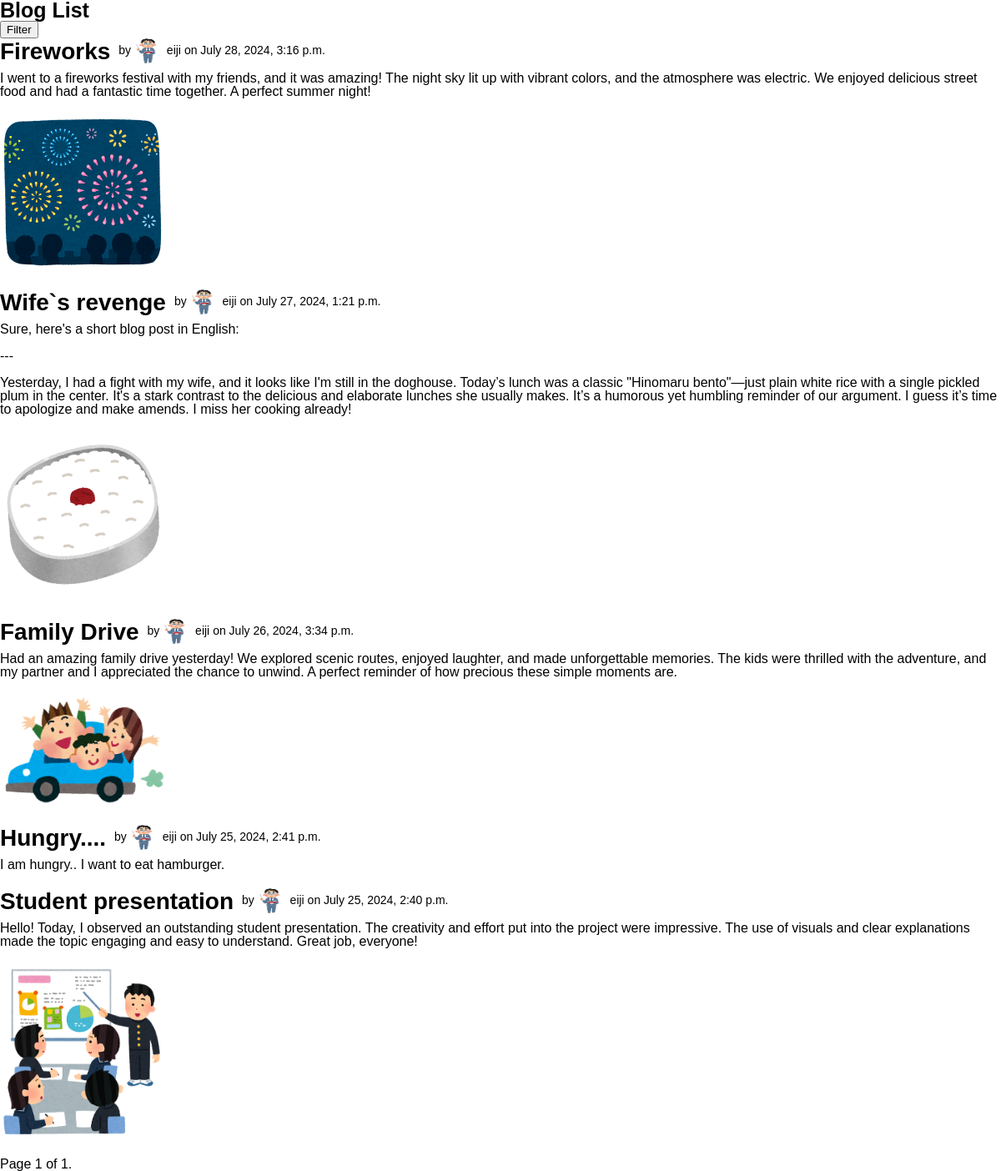
Page /author/eiji/ on the committed database.
### blog/models.py (models this page shows)
class Blog(models.Model):
 author = models.ForeignKey(User,
 on_delete=models.CASCADE)
 timeslot = models.DateTimeField(default=timezone.now)  # default value = current time
 content = models.TextField()
 title = models.CharField(max_length=30)
 photos = models.ImageField(null=True, blank=True)

class User(models.Model):
 name = models.CharField(max_length=20)
 login = models.CharField(max_length=20) # login name
 password = models.CharField(max_length=255, default='defaultpassword')
 icon = models.ImageField(default='blog/icon/default_icon.png',upload_to = 'blog/icon/')
 profile = models.TextField(default='Nice to meet you!')

### blog/views.py (the view)
# urls.py: path('author/<str:author_name>/', views.author_blog_list_view, name='author_blog_list'),
def author_blog_list_view(request, author_name):
    author = get_object_or_404(User, name=author_name)
    blog_list = Blog.objects.filter(author=author).order_by('-timeslot')
    paginator = Paginator(blog_list, 10)
    page_number = request.GET.get('page', 1)
    try:
        page_number = int(page_number)
    except (ValueError, TypeError):
        page_number = 1
    page_obj = paginator.get_page(page_number)
    return render(request, 'blog_list.html', {'page_obj': page_obj, 'author': author})

### blog/templates/blog_list.html (shortened to what this page needs)
<!DOCTYPE html>
{% load static %}
<html>
<head>
    <link rel="stylesheet" href="{% static 'style.css' %}">
</head>
<body>
    <h1>Blog List</h1>
    <form method="get" action="" hx-get="{% url 'blog_list' %}" hx-target="#blogs-content" hx-swap="innerHTML">
        <button type="submit">Filter</button>
    </form>
    <ul>
        {% for blog in page_obj %}
            <li>
                <div class="title-meta">
                    <h2>{{ blog.title }}</h2>
                    <p class="meta">
                        by <img src="{{ blog.author.icon.url }}" alt="Author Icon" class="author-icon"> {{ blog.author.name }} on {{ blog.timeslot }}
                    </p>
                </div>
                <p class="blog-content">{{ blog.content }}</p>
                {% if blog.photos %}
                    <img src="{{ blog.photos.url }}" alt="Blog Photo" style="max-width:200px;">
                {% endif %}
            </li>
        {% endfor %}
    </ul>
    <div class="pagination">
        <span class="step-links">
            <span class="current">
                Page {{ page_obj.number }} of {{ page_obj.paginator.num_pages }}.
            </span>
        </span>
    </div>
</body>
</html>

### blog/static/style.css (style rules this page uses)
html,body,div,span,object,iframe,h1,h2,h3,h4,h5,h6,p,blockquote,pre,abbr,address,cite,code,del,dfn,em,img,ins,kbd,q,samp,small,strong,sub,sup,var,b,i,dl,dt,dd,ol,ul,li,fieldset,form,label,legend,table,caption,tbody,tfoot,thead,tr,th,td,article,aside,canvas,details,figcaption,figure,footer,header,hgroup,menu,nav,section,summary,time,mark,audio,video { margin:0;padding:0;border:0;outline:0;font-size:100%;vertical-align:baseline;background:transparent }
body { line-height:1; font-family: arial; }
h1 { font-size: 25px; }
h2 { font-size: 21px; }
body,html { background-color: #FFF; }
.title-meta { display: flex; align-items: flex-end; margin-bottom: 10px; }
ul li { margin-bottom: 20px; }
h2 { font-size: 28px; margin: 0; }
.meta { font-size: 14px; margin-left: 10px; }
.author-icon { width: 30px; height: 30px; border-radius: 50%; margin-right: 5px; vertical-align: middle; }
.blog-content { white-space: pre-wrap; margin-bottom: 20px; }

### blog/templates/blog_list.html (style rules this page uses)
.blog-content { white-space: pre-wrap; }

### rows in the picture
Blog: title "Fireworks", author.icon (picture), author.name "eiji", timeslot "July 28, 2024, 3:16 p.m.", content "I went to a fireworks festival with my friends, and it was amazing! The night sky lit up with vibrant colors, and the atmosphere was electric. We enjoyed delicious street food and had a fantastic time together. A perfect summer night!", photos (picture)
Blog: title "Wife`s revenge", author.icon (picture), author.name "eiji", timeslot "July 27, 2024, 1:21 p.m.", content "Sure, here's a short blog post in English: --- Yesterday, I had a fight with my wife, and it looks like I'm still in the doghouse. Today’s lunch was a classic \"Hinomaru bento\"—just plain white rice with a single pickled plum in the center. It's a stark contrast to the delicious and elaborate lunches she usually makes. It’s a humorous yet humbling reminder of our argument. I guess it’s time to apologize and make amends. I miss her cooking already!", photos (picture)
Blog: title "Family Drive", author.icon (picture), author.name "eiji", timeslot "July 26, 2024, 3:34 p.m.", content "Had an amazing family drive yesterday! We explored scenic routes, enjoyed laughter, and made unforgettable memories. The kids were thrilled with the adventure, and my partner and I appreciated the chance to unwind. A perfect reminder of how precious these simple moments are.", photos (picture)
Blog: title "Hungry....", author.icon (picture), author.name "eiji", timeslot "July 25, 2024, 2:41 p.m.", content "I am hungry.. I want to eat hamburger."
Blog: title "Student presentation", author.icon (picture), author.name "eiji", timeslot "July 25, 2024, 2:40 p.m.", content "Hello! Today, I observed an outstanding student presentation. The creativity and effort put into the project were impressive. The use of visuals and clear explanations made the topic engaging and easy to understand. Great job, everyone!", photos (picture)

### other values in the picture
{{ page_obj.number }} "1"
{{ page_obj.paginator.num_pages }} "1"
